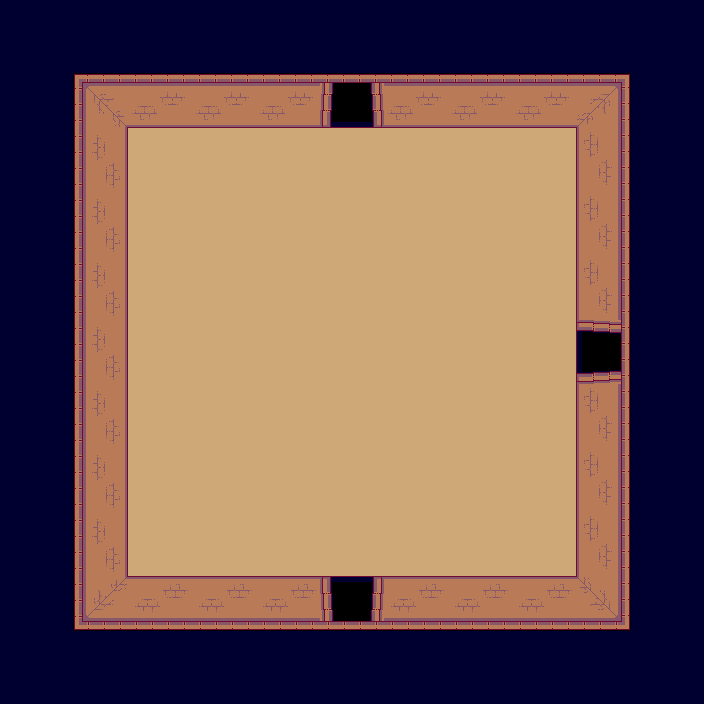

A 2D game scene composited from a Tiled map and its tileset images. What follows is a short description and the map's XML, with every tile layer's data as written:
An orthogonal 11x11 tile map with 64x64 px tiles, 2 tile layers (background, collision) and 4 objects (3x door, hero).

<map version="1.0" tiledversion="1.0.3" orientation="orthogonal" renderorder="right-down" width="11" height="11" tilewidth="64" tileheight="64" nextobjectid="5">
 <tileset firstgid="1" name="tileset" tilewidth="64" tileheight="64" tilecount="16" columns="4">
  <image source="../images/tileset.png" width="256" height="256" />
 </tileset>
 <layer name="background" width="11" height="11">
  <data>
   <tile gid="0" />
   <tile gid="0" />
   <tile gid="0" />
   <tile gid="0" />
   <tile gid="0" />
   <tile gid="0" />
   <tile gid="0" />
   <tile gid="0" />
   <tile gid="0" />
   <tile gid="0" />
   <tile gid="0" />
   <tile gid="0" />
   <tile gid="0" />
   <tile gid="0" />
   <tile gid="0" />
   <tile gid="0" />
   <tile gid="16" />
   <tile gid="0" />
   <tile gid="0" />
   <tile gid="0" />
   <tile gid="0" />
   <tile gid="0" />
   <tile gid="0" />
   <tile gid="0" />
   <tile gid="6" />
   <tile gid="6" />
   <tile gid="6" />
   <tile gid="6" />
   <tile gid="6" />
   <tile gid="6" />
   <tile gid="6" />
   <tile gid="0" />
   <tile gid="0" />
   <tile gid="0" />
   <tile gid="0" />
   <tile gid="6" />
   <tile gid="6" />
   <tile gid="6" />
   <tile gid="6" />
   <tile gid="6" />
   <tile gid="6" />
   <tile gid="6" />
   <tile gid="0" />
   <tile gid="0" />
   <tile gid="0" />
   <tile gid="0" />
   <tile gid="6" />
   <tile gid="6" />
   <tile gid="6" />
   <tile gid="6" />
   <tile gid="6" />
   <tile gid="6" />
   <tile gid="6" />
   <tile gid="0" />
   <tile gid="0" />
   <tile gid="0" />
   <tile gid="0" />
   <tile gid="6" />
   <tile gid="6" />
   <tile gid="6" />
   <tile gid="6" />
   <tile gid="6" />
   <tile gid="6" />
   <tile gid="6" />
   <tile gid="15" />
   <tile gid="0" />
   <tile gid="0" />
   <tile gid="0" />
   <tile gid="6" />
   <tile gid="6" />
   <tile gid="6" />
   <tile gid="6" />
   <tile gid="6" />
   <tile gid="6" />
   <tile gid="6" />
   <tile gid="0" />
   <tile gid="0" />
   <tile gid="0" />
   <tile gid="0" />
   <tile gid="6" />
   <tile gid="6" />
   <tile gid="6" />
   <tile gid="6" />
   <tile gid="6" />
   <tile gid="6" />
   <tile gid="6" />
   <tile gid="0" />
   <tile gid="0" />
   <tile gid="0" />
   <tile gid="0" />
   <tile gid="6" />
   <tile gid="6" />
   <tile gid="6" />
   <tile gid="6" />
   <tile gid="6" />
   <tile gid="6" />
   <tile gid="6" />
   <tile gid="0" />
   <tile gid="0" />
   <tile gid="0" />
   <tile gid="0" />
   <tile gid="0" />
   <tile gid="0" />
   <tile gid="0" />
   <tile gid="14" />
   <tile gid="0" />
   <tile gid="0" />
   <tile gid="0" />
   <tile gid="0" />
   <tile gid="0" />
   <tile gid="0" />
   <tile gid="0" />
   <tile gid="0" />
   <tile gid="0" />
   <tile gid="0" />
   <tile gid="0" />
   <tile gid="0" />
   <tile gid="0" />
   <tile gid="0" />
   <tile gid="0" />
   <tile gid="0" />
  </data>
 </layer>
 <layer name="collision" width="11" height="11">
  <properties>
   <property name="collision" value="true" />
  </properties>
  <data>
   <tile gid="4" />
   <tile gid="4" />
   <tile gid="4" />
   <tile gid="4" />
   <tile gid="4" />
   <tile gid="4" />
   <tile gid="4" />
   <tile gid="4" />
   <tile gid="4" />
   <tile gid="4" />
   <tile gid="4" />
   <tile gid="4" />
   <tile gid="1" />
   <tile gid="2" />
   <tile gid="2" />
   <tile gid="2" />
   <tile gid="0" />
   <tile gid="2" />
   <tile gid="2" />
   <tile gid="2" />
   <tile gid="3" />
   <tile gid="4" />
   <tile gid="4" />
   <tile gid="5" />
   <tile gid="0" />
   <tile gid="0" />
   <tile gid="0" />
   <tile gid="0" />
   <tile gid="0" />
   <tile gid="0" />
   <tile gid="0" />
   <tile gid="7" />
   <tile gid="4" />
   <tile gid="4" />
   <tile gid="5" />
   <tile gid="0" />
   <tile gid="0" />
   <tile gid="0" />
   <tile gid="0" />
   <tile gid="0" />
   <tile gid="0" />
   <tile gid="0" />
   <tile gid="7" />
   <tile gid="4" />
   <tile gid="4" />
   <tile gid="5" />
   <tile gid="0" />
   <tile gid="0" />
   <tile gid="0" />
   <tile gid="0" />
   <tile gid="0" />
   <tile gid="0" />
   <tile gid="0" />
   <tile gid="7" />
   <tile gid="4" />
   <tile gid="4" />
   <tile gid="5" />
   <tile gid="0" />
   <tile gid="0" />
   <tile gid="0" />
   <tile gid="0" />
   <tile gid="0" />
   <tile gid="0" />
   <tile gid="0" />
   <tile gid="0" />
   <tile gid="4" />
   <tile gid="4" />
   <tile gid="5" />
   <tile gid="0" />
   <tile gid="0" />
   <tile gid="0" />
   <tile gid="0" />
   <tile gid="0" />
   <tile gid="0" />
   <tile gid="0" />
   <tile gid="7" />
   <tile gid="4" />
   <tile gid="4" />
   <tile gid="5" />
   <tile gid="0" />
   <tile gid="0" />
   <tile gid="0" />
   <tile gid="0" />
   <tile gid="0" />
   <tile gid="0" />
   <tile gid="0" />
   <tile gid="7" />
   <tile gid="4" />
   <tile gid="4" />
   <tile gid="5" />
   <tile gid="0" />
   <tile gid="0" />
   <tile gid="0" />
   <tile gid="0" />
   <tile gid="0" />
   <tile gid="0" />
   <tile gid="0" />
   <tile gid="7" />
   <tile gid="4" />
   <tile gid="4" />
   <tile gid="9" />
   <tile gid="10" />
   <tile gid="10" />
   <tile gid="10" />
   <tile gid="0" />
   <tile gid="10" />
   <tile gid="10" />
   <tile gid="10" />
   <tile gid="11" />
   <tile gid="4" />
   <tile gid="4" />
   <tile gid="4" />
   <tile gid="4" />
   <tile gid="4" />
   <tile gid="4" />
   <tile gid="4" />
   <tile gid="4" />
   <tile gid="4" />
   <tile gid="4" />
   <tile gid="4" />
   <tile gid="4" />
  </data>
 </layer>
 <objectgroup name="objects">
  <object id="1" name="hero" type="hero" x="329" y="333" width="40" height="40">
   <properties>
    <property name="group" value="heroes" />
    <property name="texture" value="hero_spritesheet" />
    <property name="walking_speed" value="150" />
   </properties>
  </object>
  <object id="2" name="door_N" type="door" x="318" y="66" width="64" height="64">
   <properties>
    <property name="direction" value="N" />
    <property name="group" value="doors" />
    <property name="texture" value="" />
   </properties>
  </object>
  <object id="3" name="door_E" type="door" x="575" y="319" width="64" height="64">
   <properties>
    <property name="direction" value="E" />
    <property name="group" value="doors" />
    <property name="texture" value="" />
   </properties>
  </object>
  <object id="4" name="door_S" type="door" x="319" y="574" width="64" height="64">
   <properties>
    <property name="direction" value="S" />
    <property name="group" value="doors" />
    <property name="texture" value="" />
   </properties>
  </object>
 </objectgroup>
</map>
